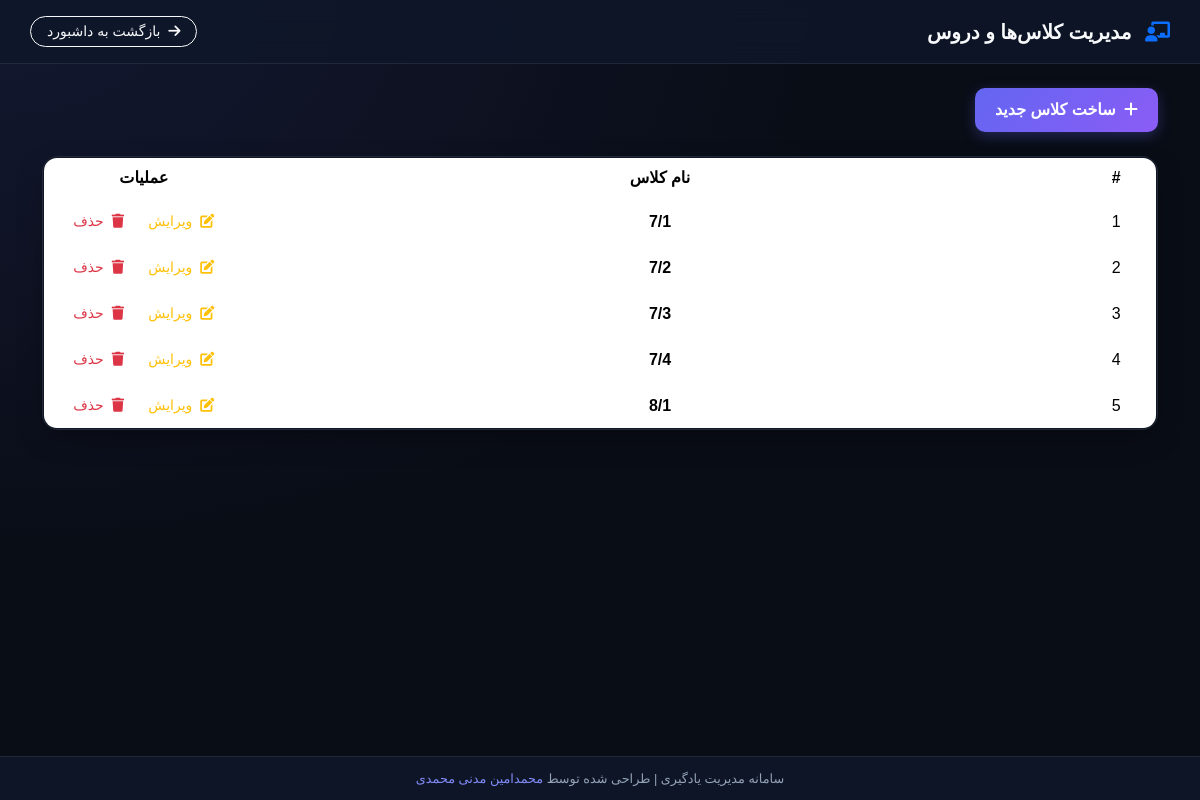
The page /dashboard/manage_classes/index.php (signed in) on the database its author committed.
### tables this page shows
CREATE TABLE `classes` (
  `id` int(11) NOT NULL AUTO_INCREMENT,
  `name` varchar(50) NOT NULL,
  `created_by` int(11) DEFAULT NULL,
  `created_at` datetime DEFAULT current_timestamp(),
  PRIMARY KEY (`id`),
  KEY `fk_created_by` (`created_by`),
  CONSTRAINT `fk_created_by` FOREIGN KEY (`created_by`) REFERENCES `users` (`id`) ON DELETE CASCADE
);

### dashboard/manage_classes/index.php (the view, shortened to what this page needs)
<?php
require_once '../../db.php';
$stmt = $pdo->prepare("SELECT id, name FROM classes ORDER BY name ASC");
$stmt->execute();
$classes = $stmt->fetchAll(PDO::FETCH_ASSOC);
?>
<!DOCTYPE html>
<html lang="fa" dir="rtl">
<head>
    <link href="../../css/bootstrap.rtl.min.css" rel="stylesheet">
    <link href="https://cdn.jsdelivr.net/gh/rastikerdar/vazirmatn@v33.003/Vazirmatn-font-face.css" rel="stylesheet">
    <link href="../../css/all.min.css" rel="stylesheet">
    <link rel="stylesheet" href="../../css/fontawesome.min.css">
</head>
<body>
    <div class="topbar">
        <span class="fw-bold fs-5"><i class="fas fa-chalkboard-teacher text-primary me-2"></i> مدیریت کلاس‌ها و دروس</span>
        <a href="../index.php" class="btn btn-sm btn-outline-light rounded-pill px-3"><i class="fas fa-arrow-right me-1"></i> بازگشت به داشبورد</a>
    </div>
    <div class="container mt-4">
        <div class="mb-4">
            <button class="btn btn-gradient-primary" data-bs-toggle="modal" data-bs-target="#createClassModal">
                <i class="fas fa-plus me-1"></i> ساخت کلاس جدید
            </button>
        </div>
        <div class="card-custom p-0">
            <div class="table-responsive">
                <table class="table text-center align-middle m-0">
                    <thead>
                        <tr>
                            <th style="width: 80px;">#</th>
                            <th>نام کلاس</th>
                            <th style="width: 200px;">عملیات</th>
                        </tr>
                    </thead>
                    <tbody>
                        <?php if (empty($classes)): ?>
                            <tr><td colspan="3" class="py-4 text-muted">هیچ کلاسی یافت نشد.</td></tr>
                        <?php else: ?>
                            <?php foreach ($classes as $index => $class): ?>
                                <tr>
                                    <td><?php echo $index + 1; ?></td>
                                    <td><strong><?php echo htmlspecialchars($class['name']); ?></strong></td>
                                    <td>
                                        <button class="btn btn-sm btn-outline-warning edit-class border-0 me-1"
                                                data-bs-toggle="modal"
                                                data-bs-target="#editClassModal"
                                                data-class-id="<?php echo $class['id']; ?>"
                                                data-class-name="<?php echo htmlspecialchars($class['name']); ?>">
                                            <i class="fas fa-edit me-1"></i> ویرایش
                                        </button>
                                        <button class="btn btn-sm btn-outline-danger delete-class border-0"
                                                data-class-id="<?php echo $class['id']; ?>">
                                            <i class="fas fa-trash me-1"></i> حذف
                                        </button>
                                    </td>
                                </tr>
                            <?php endforeach; ?>
                        <?php endif; ?>
                    </tbody>
                </table>
            </div>
        </div>
    </div>
    <footer>
        سامانه مدیریت یادگیری | طراحی شده توسط <a href="https://aminmadani.ir" target="_blank">محمدامین مدنی محمدی</a>
    </footer>
</body>
</html>

### dashboard/manage_classes/index.php (style rules this page uses)
:root { --bg-dark: #090d16; --bg-card: rgba(17, 24, 39, 0.8); --border-color: rgba(255, 255, 255, 0.08); --primary-accent: #6366f1; --text-main: #f8fafc; --text-muted: #94a3b8; }
* { font-family: 'Vazirmatn', sans-serif; box-sizing: border-box; }
body { background-color: var(--bg-dark); background-image: radial-gradient(at 0% 0%, rgba(99, 102, 241, 0.12) 0px, transparent 50%); color: var(--text-main); min-height: 100vh; padding-bottom: 80px; margin: 0; }
.topbar { background: rgba(15, 23, 42, 0.85); backdrop-filter: blur(12px); border-bottom: 1px solid var(--border-color); padding: 16px 30px; display: flex; justify-content: space-between; align-items: center; }
.card-custom { background: var(--bg-card); border: 1px solid var(--border-color); border-radius: 16px; backdrop-filter: blur(12px); padding: 24px; box-shadow: 0 10px 30px -10px rgba(0, 0, 0, 0.5); }
.btn-gradient-primary { background: linear-gradient(135deg, #6366f1, #8b5cf6) !important; border: none !important; color: white !important; border-radius: 10px !important; padding: 10px 20px !important; font-weight: 600 !important; box-shadow: 0 4px 14px rgba(99, 102, 241, 0.3) !important; transition: all 0.25s ease !important; }
table { background: var(--bg-card); border-radius: 14px; overflow: hidden; border: 1px solid var(--border-color); color: var(--text-main) !important; }
table thead { background: #0f172a; }
table th { color: var(--text-muted); font-weight: 600; padding: 14px; border-bottom: 1px solid var(--border-color); }
table td { padding: 12px 14px; border-bottom: 1px solid var(--border-color); vertical-align: middle; }
footer { position: fixed; bottom: 0; left: 0; right: 0; text-align: center; padding: 12px; background: rgba(15, 23, 42, 0.9); backdrop-filter: blur(10px); color: var(--text-muted); font-size: 0.8rem; border-top: 1px solid var(--border-color); z-index: 99; }
footer a { color: #818cf8; text-decoration: none; }

### rows shown on the page
classes: name "7/1"
classes: name "7/2"
classes: name "7/3"
classes: name "7/4"
classes: name "8/1"
